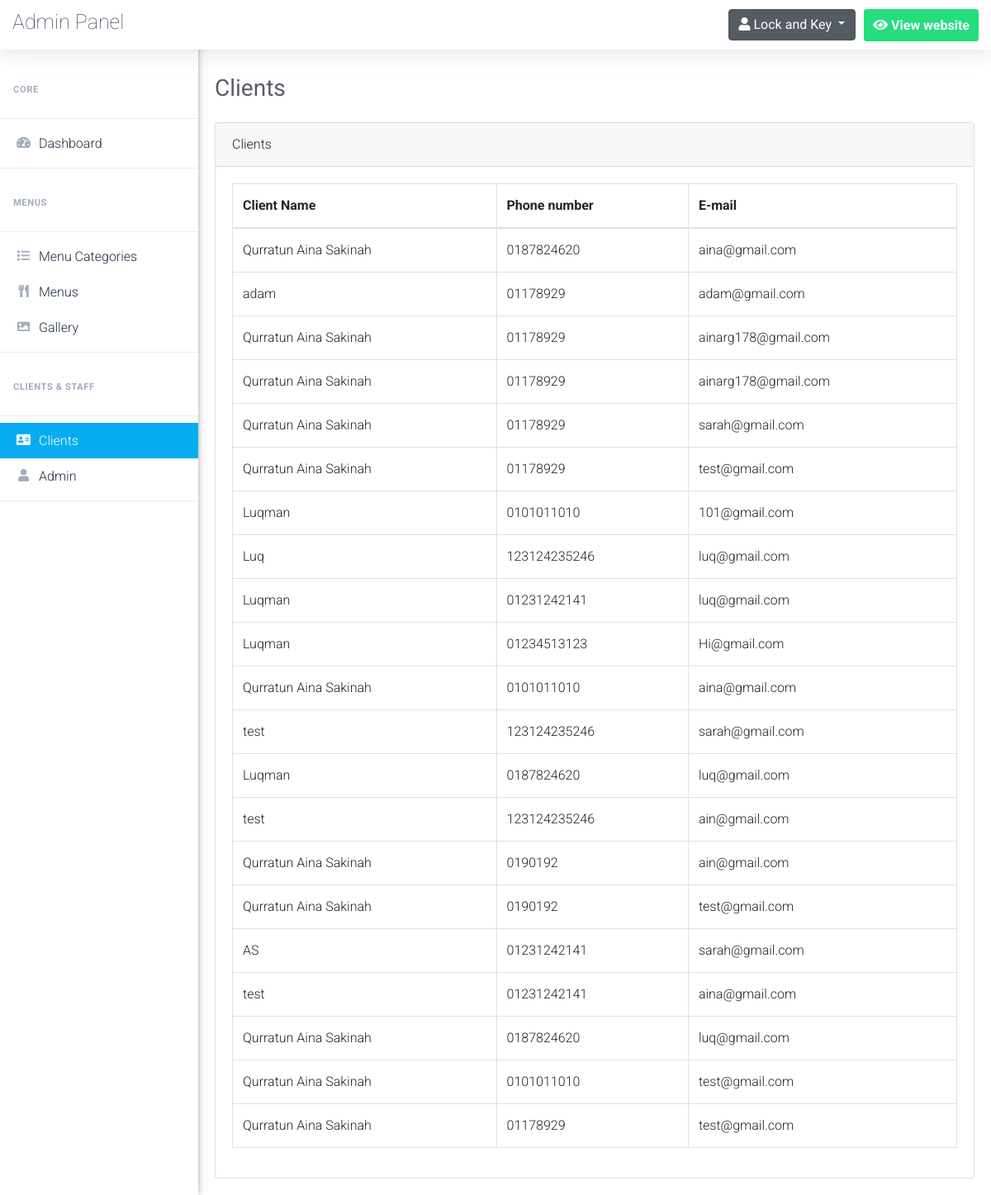
The app's page /admin/clients.php (signed in) with its own data.
### tables this page shows
CREATE TABLE `clients` (
  `client_id` int(5) NOT NULL,
  `client_name` varchar(50) NOT NULL,
  `client_phone` varchar(50) NOT NULL,
  `client_email` varchar(100) NOT NULL
);

### admin/clients.php (the view, shortened to what this page needs)
<?php
	$pageTitle = 'Clients';
	if(isset($_SESSION['username_restaurant_qRewacvAqzA']) && isset($_SESSION['password_restaurant_qRewacvAqzA']))
	{
		include 'connect.php';
		include 'Includes/templates/header.php';
		include 'Includes/templates/navbar.php';
        ?>
        <?php
            $do = 'Manage';
            if($do == "Manage")
            {
                $stmt = $con->prepare("SELECT * FROM clients");
                $stmt->execute();
                $clients = $stmt->fetchAll();
            ?>
                <div class="card">
                    <div class="card-header">
                        <?php echo $pageTitle; ?>
                    </div>
                    <div class="card-body">
                        <table class="table table-bordered clients-table">
                            <thead>
                                <tr>
                                    <th scope="col">Client Name</th>
                                    <th scope="col">Phone number</th>
                                    <th scope="col">E-mail</th>
                                </tr>
                            </thead>
                            <tbody>
                                <?php
                                    foreach($clients as $client)
                                    {
                                        echo "<tr>";
                                            echo "<td>";
                                                echo $client['client_name'];
                                            echo "</td>";
                                            echo "<td>";
                                                echo $client['client_phone'];
                                            echo "</td>";
                                            echo "<td>";
                                                echo $client['client_email'];
                                            echo "</td>";
                                        echo "</tr>";
                                    }
                                ?>
                            </tbody>
                        </table>
                    </div>
                </div>
            <?php
            }
        include 'Includes/templates/footer.php';
    }
    else
    {
        header('Location: index.php');
        exit();
    }
?>

### admin/Design/css/main.css (style rules this page uses)
html { scroll-behavior: smooth; }
body { font-family: 'Roboto', sans-serif; font-size: 16px; line-height: 28px; font-weight: 300; }

### records on screen
clients: client_name "Qurratun Aina Sakinah", client_phone "0187824620", client_email "aina@gmail.com"
clients: client_name "adam", client_phone "01178929", client_email "adam@gmail.com"
clients: client_name "Qurratun Aina Sakinah", client_phone "01178929", client_email "ainarg178@gmail.com"
clients: client_name "Qurratun Aina Sakinah", client_phone "01178929", client_email "ainarg178@gmail.com"
clients: client_name "Qurratun Aina Sakinah", client_phone "01178929", client_email "sarah@gmail.com"
clients: client_name "Qurratun Aina Sakinah", client_phone "01178929", client_email "test@gmail.com"
clients: client_name "Luqman", client_phone "0101011010", client_email "101@gmail.com"
clients: client_name "Luq", client_phone "123124235246", client_email "luq@gmail.com"
clients: client_name "Luqman", client_phone "01231242141", client_email "luq@gmail.com"
clients: client_name "Luqman", client_phone "01234513123", client_email "Hi@gmail.com"
clients: client_name "Qurratun Aina Sakinah", client_phone "0101011010", client_email "aina@gmail.com"
clients: client_name "test", client_phone "123124235246", client_email "sarah@gmail.com"
clients: client_name "Luqman", client_phone "0187824620", client_email "luq@gmail.com"
clients: client_name "test", client_phone "123124235246", client_email "ain@gmail.com"
clients: client_name "Qurratun Aina Sakinah", client_phone "0190192", client_email "ain@gmail.com"
clients: client_name "Qurratun Aina Sakinah", client_phone "0190192", client_email "test@gmail.com"
clients: client_name "AS", client_phone "01231242141", client_email "sarah@gmail.com"
clients: client_name "test", client_phone "01231242141", client_email "aina@gmail.com"
clients: client_name "Qurratun Aina Sakinah", client_phone "0187824620", client_email "luq@gmail.com"
clients: client_name "Qurratun Aina Sakinah", client_phone "0101011010", client_email "test@gmail.com"
clients: client_name "Qurratun Aina Sakinah", client_phone "01178929", client_email "test@gmail.com"

### other values on screen
$pageTitle "Clients"
